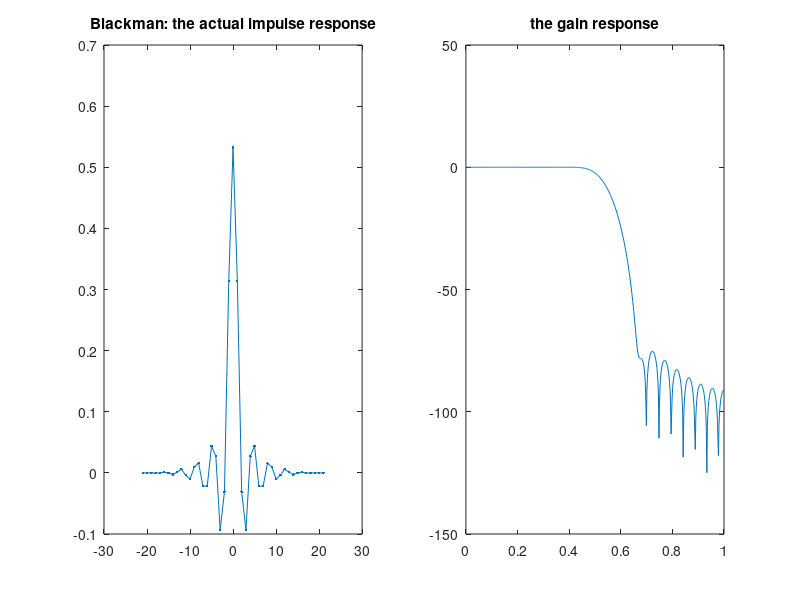

MATLAB code for this plot:
clear;

wp = 2*pi * 3/15; 
ws = 2*pi * 5/15; 

wc = (ws+wp) / 2;
delt_w = ws - wp;

c = 5.56*pi;

M = ceil(c / delt_w);
N = 2 * M + 1;
win = blackman(N);
n = -M:M;
filter_t = fir1(N-1, wc/pi, win);

subplot(1,2,1);
plot(n,filter_t,'.-')
title("Blackman: the actual impulse response"); 

[h,w] = freqz(filter_t,1,512); 
W = w/pi; 
H = 20*log10(abs(h));

subplot(1,2,2);
plot(W,H);
title("the gain response");

